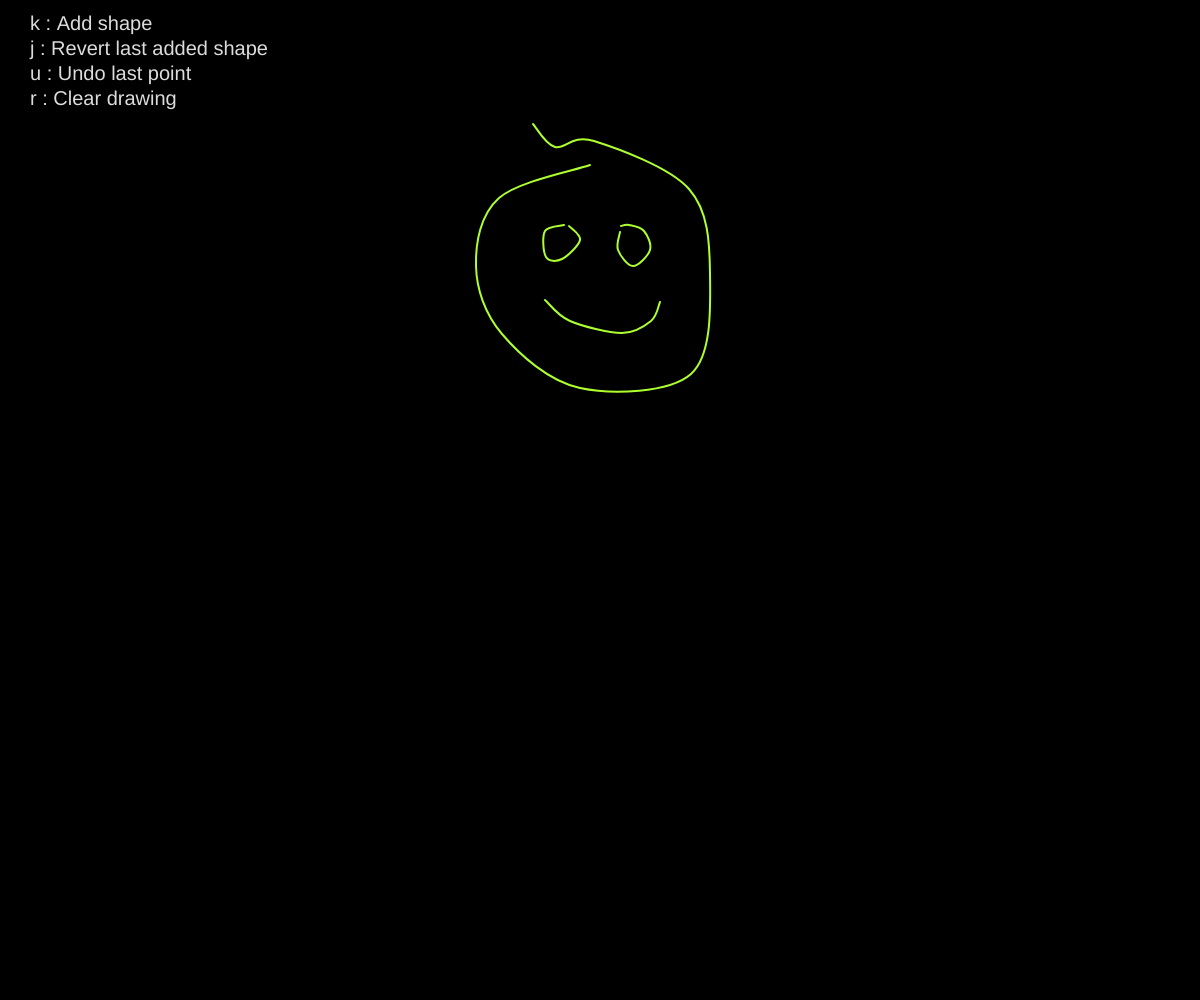
Frame 1 (no input)
Frame 60 (no input): identical to frame 1, image omitted
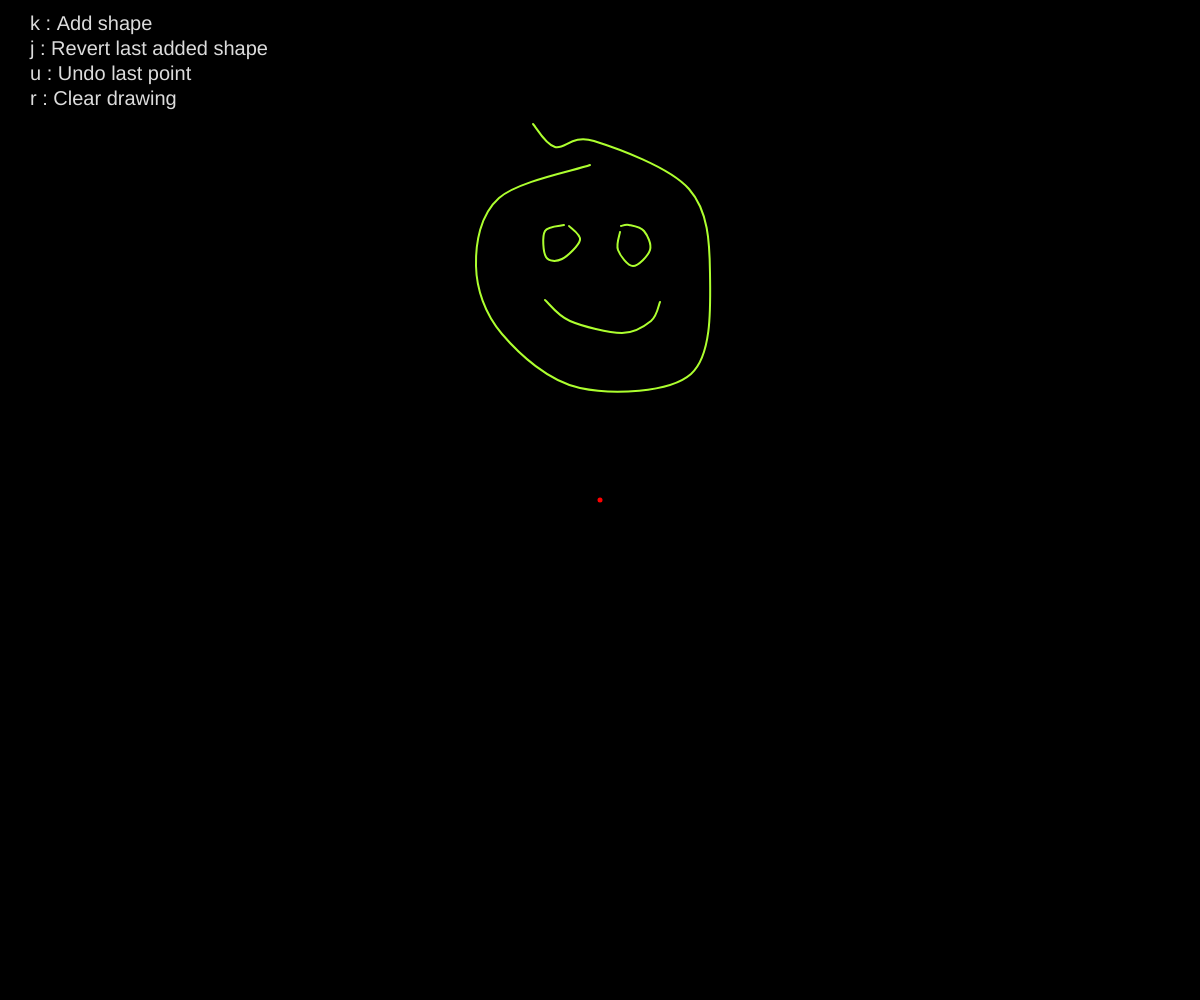
Frame 120 (the mouse pressed at the canvas centre since frame 60)

The p5.js sketch that drew these frames (run headless with seeded random() and noise() and a simulated clock; from frame 60 on, the mouse is pressed at the canvas centre):

// p5.js sketch
// ── sketch.js
let currentShape = [];
let shapes = [];

function setup() {
  createCanvas(windowWidth, windowHeight);
  loadData();
}

function draw() {
  background(0);

  renderHelp();
  renderShapes();
  renderCurrentShape();
}

function renderHelp() {
  push();
  fill(220)
  textSize(20);
  text("k : Add shape", 30, 30);
  text("j : Revert last added shape", 30, 55);
  text("u : Undo last point", 30, 80);
  text("r : Clear drawing", 30, 105);
  pop();
}

function renderShapes() {
  push();
  for (const shape of shapes) {
    noFill();
    stroke('greenyellow');
    strokeWeight(2);
    beginShape();
    curveVertex(shape[0].x, shape[0].y);
    for (const p of shape) {
      curveVertex(p.x, p.y);
    }
    const lastPoint = shape[shape.length - 1];
    curveVertex(lastPoint.x, lastPoint.y);
    endShape();
  }
  pop();
}

function renderCurrentShape() {
  push();
  noFill();
  stroke('red')
  strokeWeight(5)

  for (const p of currentShape) {
    point(p.x, p.y);
  }

  strokeWeight(2)
  beginShape();
  for (const p of currentShape) {
    vertex(p.x, p.y);
  }
  endShape();
  pop();
}

function clearDrawing() {
  shapes = [];
  currentShape = [];
}

function addShape() {
  const aCopy = currentShape.slice();
  shapes.push(aCopy);
  currentShape = [];
}

function mousePressed() {
  const p = createVector(mouseX, mouseY);
  currentShape.push(p);
}

function keyPressed() {
  if (key == 'r') {
    clearDrawing();
  }
  if (key == 'j') {
    if (0 < shapes.length) {
      currentShape = shapes.pop();
    }
  }
  if (key == 'u') {
    currentShape.pop();
  }
  if (key == 'k') {
    addShape();
  }
  if (key == 'd') {
    loadData();
  }
}

function loadData() {
  shapes = [
    [
      new p5.Vector(210, 165),
      new p5.Vector(119, 198),
      new p5.Vector(96, 266),
      new p5.Vector(122, 334),
      new p5.Vector(200, 388),
      new p5.Vector(311, 374),
      new p5.Vector(330, 273),
      new p5.Vector(309, 189),
      new p5.Vector(214, 141),
      new p5.Vector(175, 147),
      new p5.Vector(153, 124),
    ],
    [
      new p5.Vector(184, 225),
      new p5.Vector(165, 231),
      new p5.Vector(166, 257),
      new p5.Vector(182, 259),
      new p5.Vector(200, 240),
      new p5.Vector(189, 226),
    ],
    [
      new p5.Vector(240, 232),
      new p5.Vector(238, 250),
      new p5.Vector(253, 266),
      new p5.Vector(270, 250),
      new p5.Vector(264, 231),
      new p5.Vector(249, 225),
      new p5.Vector(241, 226),
    ],
    [
      new p5.Vector(165, 300),
      new p5.Vector(190, 321),
      new p5.Vector(242, 333),
      new p5.Vector(271, 321),
      new p5.Vector(280, 302),
    ],
  ];

  // Center the shape horizontally
  const xOffset = width / 2 - 220;
  for (const shape of shapes) {
    for (const p of shape) {
      p.x += xOffset;
    }
  }
}
